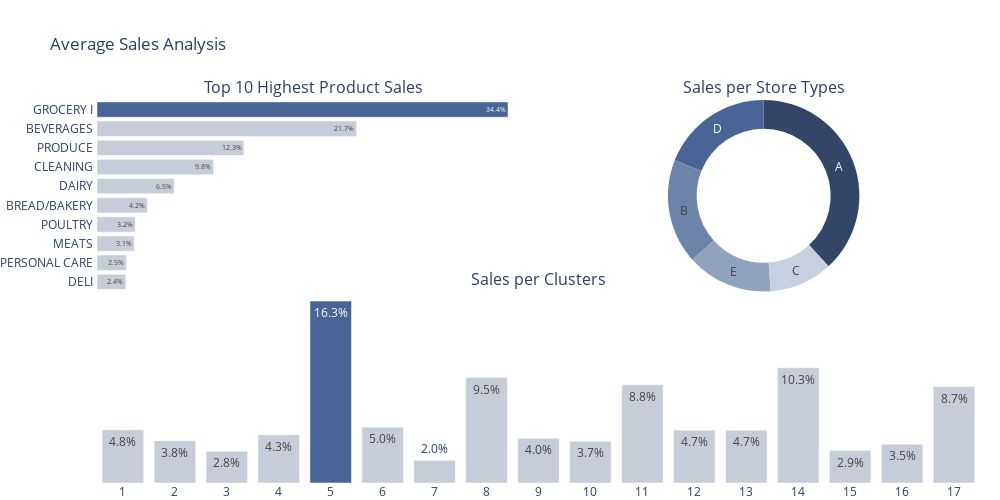

The cell this chart's notebook holds for it:
### Code cell
df_st_sa = train_ext.groupby('store_type').agg({"sales" : "mean"}).sort_values(by='sales', ascending=False).reset_index()
df_fa_sa = train_ext.groupby('family').agg({"sales" : "mean"}).sort_values(by='sales', ascending=False)[:10].reset_index()
df_fa_sa['percent'] = round((df_fa_sa['sales'] / df_fa_sa['sales'].sum()) * 100, 1)
df_fa_sa['percent'] = df_fa_sa['percent'].astype(str) + "%"
df_fa_sa['color'] = '#c6ccd8'
df_fa_sa['color'].at[df_fa_sa.sales.idxmax()] = '#496595' 
df_cl_sa = train_ext.groupby('cluster').agg({"sales" : "mean"}).reset_index()
df_cl_sa['percent'] = round((df_cl_sa['sales'] / df_cl_sa['sales'].sum()) * 100, 1)
df_cl_sa['percent'] = df_cl_sa['percent'].astype(str) + "%"
df_cl_sa['color'] = '#c6ccd8'
df_cl_sa['color'].at[df_cl_sa.sales.idxmax()] = '#496595'


fig = make_subplots(rows=2, cols=2,
                    column_widths=[0.5, 0.5], vertical_spacing=0, horizontal_spacing=0.02,
                    specs=[[{"type": "bar"}, {"type": "pie"}], [{"colspan": 2}, None]],
                    subplot_titles=("Top 10 Highest Product Sales", "Sales per Store Types", "Sales per Clusters"))
fig.add_trace(go.Bar(x=df_fa_sa['sales'], y=df_fa_sa['family'], text=df_fa_sa['percent'],
                     marker=dict(color=df_fa_sa['color']), name='Family', orientation='h'),
              row=1, col=1)
fig.add_trace(go.Pie(values=df_st_sa['sales'], labels=df_st_sa['store_type'],
                     name='Store type', hole=0.7,
                     marker=dict(colors=['#334668','#496595','#6D83AA','#91A2BF','#C8D0DF']),
                     hoverinfo='label+percent+value', textinfo='label'),
              row=1, col=2)
fig.add_trace(go.Bar(x=df_cl_sa['cluster'], y=df_cl_sa['sales'], text=df_cl_sa['percent'],
                     marker=dict(color=df_cl_sa['color']), name='Cluster'), 
              row=2, col=1)


fig.update_yaxes(showgrid=False, ticksuffix=' ', categoryorder='total ascending', row=1, col=1)
fig.update_xaxes(visible=False, row=1, col=1)
fig.update_xaxes(tickmode = 'array', tickvals=df_cl_sa.cluster, ticktext=[i for i in range(1,17)], row=2, col=1)
fig.update_yaxes(visible=False, row=2, col=1)
fig.update_layout(height=500, width=1000, bargap=0.2,
                  margin=dict(b=0,r=20,l=20), xaxis=dict(tickmode='linear'),
                  title_text="Average Sales Analysis",
                  showlegend=False, **{'template': "plotly_white"})
fig.show()

### Figure 1 — Plotly figure (JSON) as saved in the notebook; plotly's stock layout.template omitted (floating-point values rounded to 4 significant figures)
{"data": [{"marker": {"color": ["#496595", "#c6ccd8", "#c6ccd8", "#c6ccd8", "#c6ccd8", "#c6ccd8", "#c6ccd8", "#c6ccd8", "#c6ccd8", "#c6ccd8"]}, "name": "Family", "orientation": "h", "text": ["34.4%", "21.7%", "12.3%", "9.8%", "6.5%", "4.2%", "3.2%", "3.1%", "2.5%", "2.4%"], "type": "bar", "x": [3777.0, 2386.0, 1349.0, 1072.0, 709.2, 463.3, 350.5, 341.8, 270.4, 265.1], "xaxis": "x", "y": ["GROCERY I", "BEVERAGES", "PRODUCE", "CLEANING", "DAIRY", "BREAD/BAKERY", "POULTRY", "MEATS", "PERSONAL CARE", "DELI"], "yaxis": "y"}, {"domain": {"x": [0.51, 1], "y": [0.5, 1]}, "hole": 0.7, "hoverinfo": "label+percent+value", "labels": ["A", "D", "B", "E", "C"], "marker": {"colors": ["#334668", "#496595", "#6D83AA", "#91A2BF", "#C8D0DF"]}, "name": "Store type", "textinfo": "label", "type": "pie", "values": [705.9, 351.0, 326.7, 269.1, 197.3]}, {"marker": {"color": ["#c6ccd8", "#c6ccd8", "#c6ccd8", "#c6ccd8", "#496595", "#c6ccd8", "#c6ccd8", "#c6ccd8", "#c6ccd8", "#c6ccd8", "#c6ccd8", "#c6ccd8", "#c6ccd8", "#c6ccd8", "#c6ccd8", "#c6ccd8", "#c6ccd8"]}, "name": "Cluster", "text": ["4.8%", "3.8%", "2.8%", "4.3%", "16.3%", "5.0%", "2.0%", "9.5%", "4.0%", "3.7%", "8.8%", "4.7%", "4.7%", "10.3%", "2.9%", "3.5%", "8.7%"], "type": "bar", "x": [1, 2, 3, 4, 5, 6, 7, 8, 9, 10, 11, 12, 13, 14, 15, 16, 17], "xaxis": "x2", "y": [326.2, 260.2, 194.4, 296.6, 1117.0, 342.7, 139.3, 647.4, 275.0, 255.9, 603.5, 324.5, 324.4, 708.2, 199.0, 238.6, 592.2], "yaxis": "y2"}], "layout": {"annotations": [{"font": {"size": 16}, "showarrow": false, "text": "Top 10 Highest Product Sales", "x": 0.245, "xanchor": "center", "xref": "paper", "y": 1, "yanchor": "bottom", "yref": "paper"}, {"font": {"size": 16}, "showarrow": false, "text": "Sales per Store Types", "x": 0.755, "xanchor": "center", "xref": "paper", "y": 1, "yanchor": "bottom", "yref": "paper"}, {"font": {"size": 16}, "showarrow": false, "text": "Sales per Clusters", "x": 0.5, "xanchor": "center", "xref": "paper", "y": 0.5, "yanchor": "bottom", "yref": "paper"}], "bargap": 0.2, "height": 500, "margin": {"b": 0, "l": 20, "r": 20}, "showlegend": false, "title": {"text": "Average Sales Analysis"}, "width": 1000, "xaxis": {"anchor": "y", "domain": [0, 0.49], "tickmode": "linear", "visible": false}, "xaxis2": {"anchor": "y2", "domain": [0, 1], "tickmode": "array", "ticktext": [1, 2, 3, 4, 5, 6, 7, 8, 9, 10, 11, 12, 13, 14, 15, 16], "tickvals": [1, 2, 3, 4, 5, 6, 7, 8, 9, 10, 11, 12, 13, 14, 15, 16, 17]}, "yaxis": {"anchor": "x", "categoryorder": "total ascending", "domain": [0.5, 1], "showgrid": false, "ticksuffix": " "}, "yaxis2": {"anchor": "x2", "domain": [0, 0.5], "visible": false}}}
